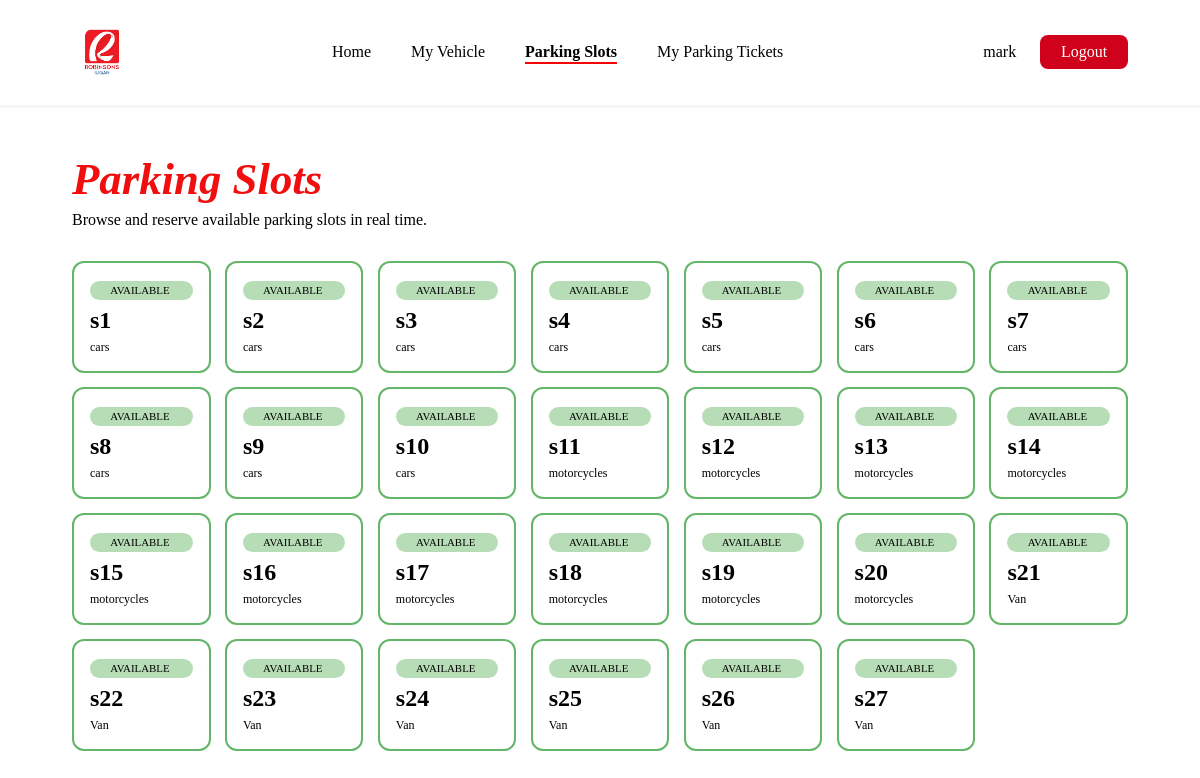
The page /owner_parking_slots/ (signed in) on the database its author committed.
### parking/models.py (models this page shows, shortened)
class Owner(models.Model):
    first_name   = models.CharField(max_length=50)
    last_name    = models.CharField(max_length=50)
    username     = models.CharField(max_length=50, unique=True)
    password     = models.CharField(max_length=128)
    phone_number = models.CharField(max_length=15, blank=True, default='')
    address      = models.TextField(blank=True, default='')

class Slot(models.Model):
    STATUS_CHOICES = [
        ('available', 'Available'),
        ('occupied',  'Occupied'),
    ]
    slot_number = models.CharField(max_length=10)
    slot_type   = models.CharField(max_length=20)
    slot_status = models.CharField(max_length=20, choices=STATUS_CHOICES, default='available')

### parking/views.py (the view, shortened to what this page needs)
# urls.py: path('owner_parking_slots/', views.owner_parking_slots, name='owner_parking_slots'),
def owner_parking_slots(request):
    if not request.session.get('owner_id'):
        return redirect('login')
    owner = Owner.objects.filter(id=request.session['owner_id']).first()
    slots = list(Slot.objects.all())
    active_tickets = Ticket.objects.filter(
        status='active'
    ).select_related('vehicle', 'slot').prefetch_related('payment_set')
    ticket_map = {t.slot_id: t for t in active_tickets}
    for slot in slots:
        ticket = ticket_map.get(slot.id)
        slot.active_ticket = ticket
    return render(request, 'owner_parking_slots.html', {
        'owner': owner,
        'slots': slots,
    })

### parking/templates/owner_parking_slots.html (shortened to what this page needs)
{% extends "master.html" %}
{% load static %}
{% block head %}
  <link rel="stylesheet" href="{% static 'owner_parking_slots.css' %}">
  <link rel="stylesheet" href="{% static 'owner_parking_slots_payment.css' %}">
{% endblock %}
{% block content %}
<nav>
  <div class="logo">
    <img src="{% static 'images/logo.png' %}" alt="logo" class="logo-img">
  </div>
  <ul class="nav-links">
    <li><a href="{% url 'owner' %}">Home</a></li>
    <li><a href="{% url 'owner_vehicle_register' %}">My Vehicle</a></li>
    <li><a href="{% url 'owner_parking_slots' %}" class="active">Parking Slots</a></li>
    <li><a href="{% url 'owner_my_ticket' %}">My Parking Tickets</a></li>
  </ul>
  <div class="nav-actions">
    {% if owner %}
      <a href="#">{{ owner.first_name }}</a>
      <a href="{% url 'owner_logout' %}" class="btn-logout">Logout</a>
    {% else %}
      <a href="{% url 'login' %}">Login</a>
      <a href="{% url 'owner_register' %}" class="btn-signup">Sign Up</a>
    {% endif %}
  </div>
</nav>
<div class="page-header">
  <h1>Parking Slots</h1>
  <p>Browse and reserve available parking slots in real time.</p>
</div>
<div class="slots-section">
  <div class="slots-grid">
    {% for slot in slots %}
    <div class="slot-card {{ slot.slot_status }}"
         data-id="{{ slot.id }}"
         data-type="{{ slot.slot_type }}"
         data-number="{{ slot.slot_number }}"
         data-status="{{ slot.slot_status }}"
         >
      <div class="slot-badge"><span class="badge-dot"></span>{{ slot.slot_status|capfirst }}</div>
      <div class="slot-label">{{ slot.slot_number }}</div>
      <div class="slot-type">{{ slot.slot_type }}</div>
    </div>
    {% empty %}
    <p style="color:#888;padding:2rem;">No slots configured yet.</p>
    {% endfor %}
  </div>
</div>
{% endblock %}

### parking/templates/master.html (shortened to what this page needs)
<!DOCTYPE html>
<html lang="en">
<head>
  {% block head %}{% endblock %}
</head>
<body>
  {% block content %}{% endblock %}
</body>
</html>

### parking/static/owner_parking_slots.css (style rules this page uses)
*, *::before, *::after { box-sizing: border-box; margin: 0; padding: 0; }
nav { display: flex; align-items: center; justify-content: space-between; padding: 1.4rem 6vw; position: sticky; top: 0; background: rgba(255,255,255,0.95); backdrop-filter: blur(8px); z-index: 100; border-bottom: 3px solid rgba(0,0,0,0.04); }
.nav-links { display: flex; list-style: none; gap: 2.5rem; font-family: 'Times New Roman', Times, serif; }
.nav-links a { text-decoration: none; font-size: 1rem; color: black; }
.nav-links a.active { font-weight: 700; border-bottom: 2px solid rgb(243, 5, 5); padding-bottom: 2px; }
.nav-actions { display: flex; align-items: center; gap: 1.5rem; font-family: 'Times New Roman', Times, serif; }
.nav-actions a { text-decoration: none; font-size: 1rem; font-weight: 500; color: var(--text); }
.logo .logo-img { height: 60px; width: auto; display: block; }
.page-header { padding: 2.8rem 6vw 2rem; }
.page-header h1 { font-family: 'Playfair Display', serif; font-style: italic; font-size: 2.8rem; color: rgb(240, 14, 14); margin-bottom: 0.4rem; }
.slots-section { padding: 0 6vw 4rem; }
.slots-grid { display: grid; grid-template-columns: repeat(auto-fill, minmax(130px, 1fr)); gap: 0.9rem; }
.slot-card { border-radius: 12px; padding: 1.1rem 1rem 1rem; border: 1.5px solid rgb(0, 0, 0); position: relative; display: flex; flex-direction: column; gap: 0.5rem; cursor: pointer; }
.slot-card.available { border: 2px solid rgb(99, 181, 103); background: #fff; }
.slot-badge { display: inline-flex; align-items: center; gap: 0.35rem; font-size: 0.68rem; font-weight: 300; text-transform: uppercase; border-radius: 50px; padding: 0.22rem 0.6rem; }
.slot-card.available .slot-badge { background: rgb(183, 221, 183); }
.badge-dot { width: 5px; height: 5px; border-radius: 50%; }
.slot-label { font-size: 1.5rem; font-weight: 700; color: #000; line-height: 1; }
.slot-type { font-size: 0.75rem; color: black; font-weight: 500; }
.btn-logout { background: #d0021b; color: #fff !important; padding: 0.5rem 1.3rem; border-radius: 8px; font-weight: 500 !important; font-size: 1rem !important; transition: background 0.15s !important; text-decoration: none; }

### rows shown on the page
Owner: first_name "mark"
Slot: slot_status "AVAILABLE", slot_number "s1", slot_type "cars"
Slot: slot_status "AVAILABLE", slot_number "s2", slot_type "cars"
Slot: slot_status "AVAILABLE", slot_number "s3", slot_type "cars"
Slot: slot_status "AVAILABLE", slot_number "s4", slot_type "cars"
Slot: slot_status "AVAILABLE", slot_number "s5", slot_type "cars"
Slot: slot_status "AVAILABLE", slot_number "s6", slot_type "cars"
Slot: slot_status "AVAILABLE", slot_number "s7", slot_type "cars"
Slot: slot_status "AVAILABLE", slot_number "s8", slot_type "cars"
Slot: slot_status "AVAILABLE", slot_number "s9", slot_type "cars"
Slot: slot_status "AVAILABLE", slot_number "s10", slot_type "cars"
Slot: slot_status "AVAILABLE", slot_number "s11", slot_type "motorcycles"
Slot: slot_status "AVAILABLE", slot_number "s12", slot_type "motorcycles"
Slot: slot_status "AVAILABLE", slot_number "s13", slot_type "motorcycles"
Slot: slot_status "AVAILABLE", slot_number "s14", slot_type "motorcycles"
Slot: slot_status "AVAILABLE", slot_number "s15", slot_type "motorcycles"
Slot: slot_status "AVAILABLE", slot_number "s16", slot_type "motorcycles"
Slot: slot_status "AVAILABLE", slot_number "s17", slot_type "motorcycles"
Slot: slot_status "AVAILABLE", slot_number "s18", slot_type "motorcycles"
Slot: slot_status "AVAILABLE", slot_number "s19", slot_type "motorcycles"
Slot: slot_status "AVAILABLE", slot_number "s20", slot_type "motorcycles"
Slot: slot_status "AVAILABLE", slot_number "s21", slot_type "Van"
Slot: slot_status "AVAILABLE", slot_number "s22", slot_type "Van"
Slot: slot_status "AVAILABLE", slot_number "s23", slot_type "Van"
Slot: slot_status "AVAILABLE", slot_number "s24", slot_type "Van"
Slot: slot_status "AVAILABLE", slot_number "s25", slot_type "Van"
Slot: slot_status "AVAILABLE", slot_number "s26", slot_type "Van"
Slot: slot_status "AVAILABLE", slot_number "s27", slot_type "Van"
